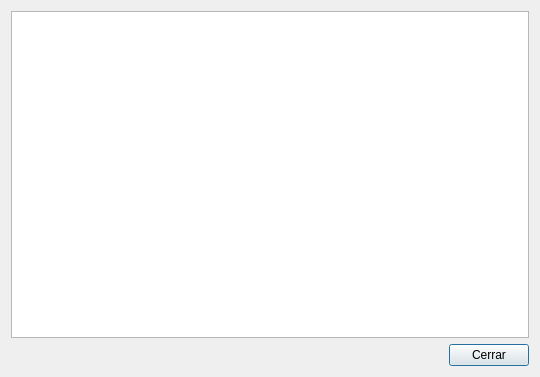
<?xml version="1.0" encoding="UTF-8"?>
<ui version="4.0">
 <class>MetadataDialog</class>
 <widget class="QDialog" name="MetadataDialog">
  <property name="geometry">
   <rect>
    <x>0</x>
    <y>0</y>
    <width>540</width>
    <height>377</height>
   </rect>
  </property>
  <property name="windowTitle">
   <string>Dialog</string>
  </property>
  <layout class="QGridLayout" name="gridLayout_2">
   <item row="0" column="0">
    <layout class="QGridLayout" name="gridLayout">
     <item row="1" column="1">
      <widget class="QPushButton" name="btnCerrar">
       <property name="text">
        <string>Cerrar</string>
       </property>
      </widget>
     </item>
     <item row="1" column="0">
      <spacer name="horizontalSpacer">
       <property name="orientation">
        <enum>Qt::Horizontal</enum>
       </property>
       <property name="sizeHint" stdset="0">
        <size>
         <width>40</width>
         <height>20</height>
        </size>
       </property>
      </spacer>
     </item>
     <item row="0" column="0" colspan="2">
      <widget class="QListWidget" name="listWidget"/>
     </item>
    </layout>
   </item>
  </layout>
 </widget>
 <resources/>
 <connections>
  <connection>
   <sender>btnCerrar</sender>
   <signal>clicked()</signal>
   <receiver>MetadataDialog</receiver>
   <slot>close()</slot>
   <hints>
    <hint type="sourcelabel">
     <x>486</x>
     <y>348</y>
    </hint>
    <hint type="destinationlabel">
     <x>269</x>
     <y>188</y>
    </hint>
   </hints>
  </connection>
 </connections>
</ui>
